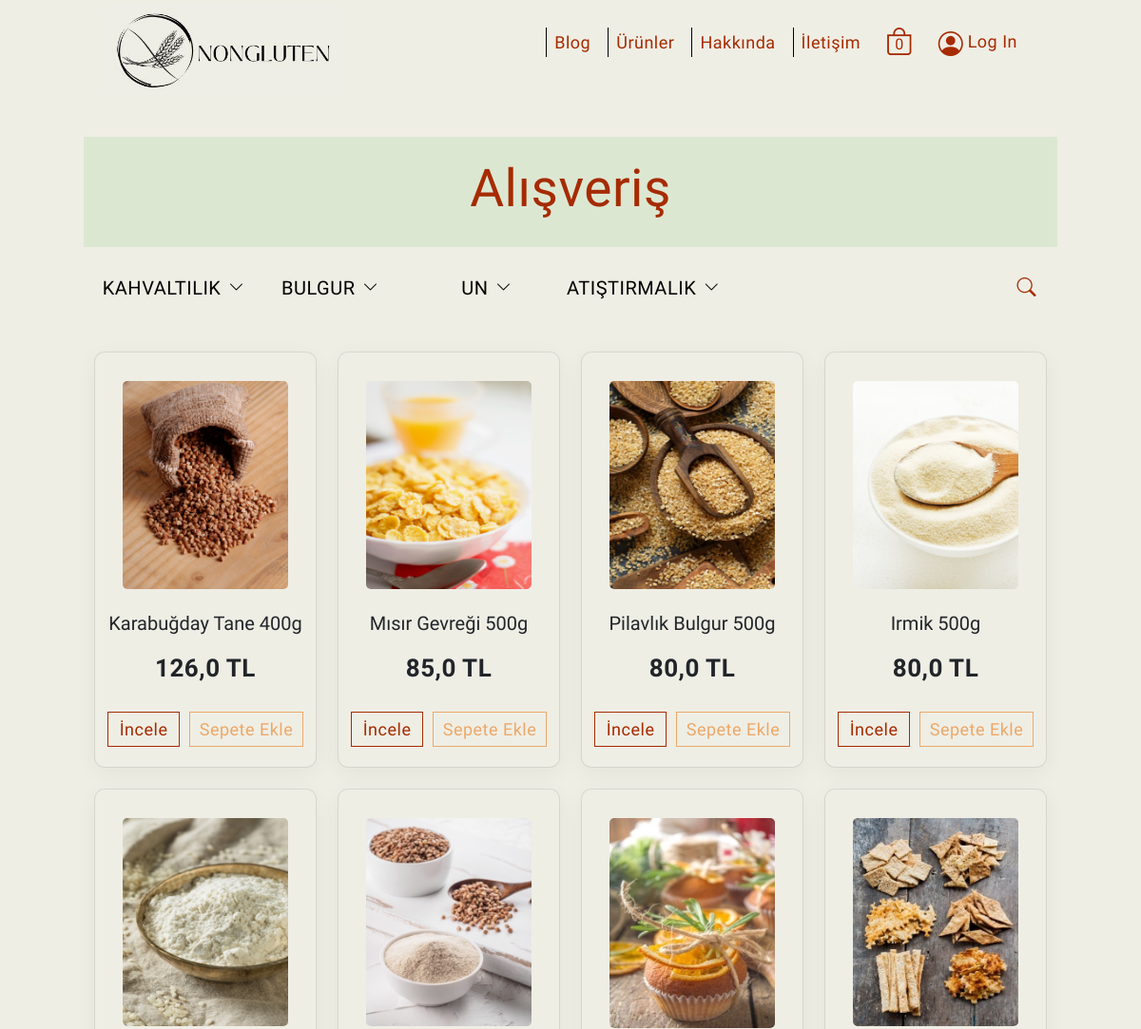
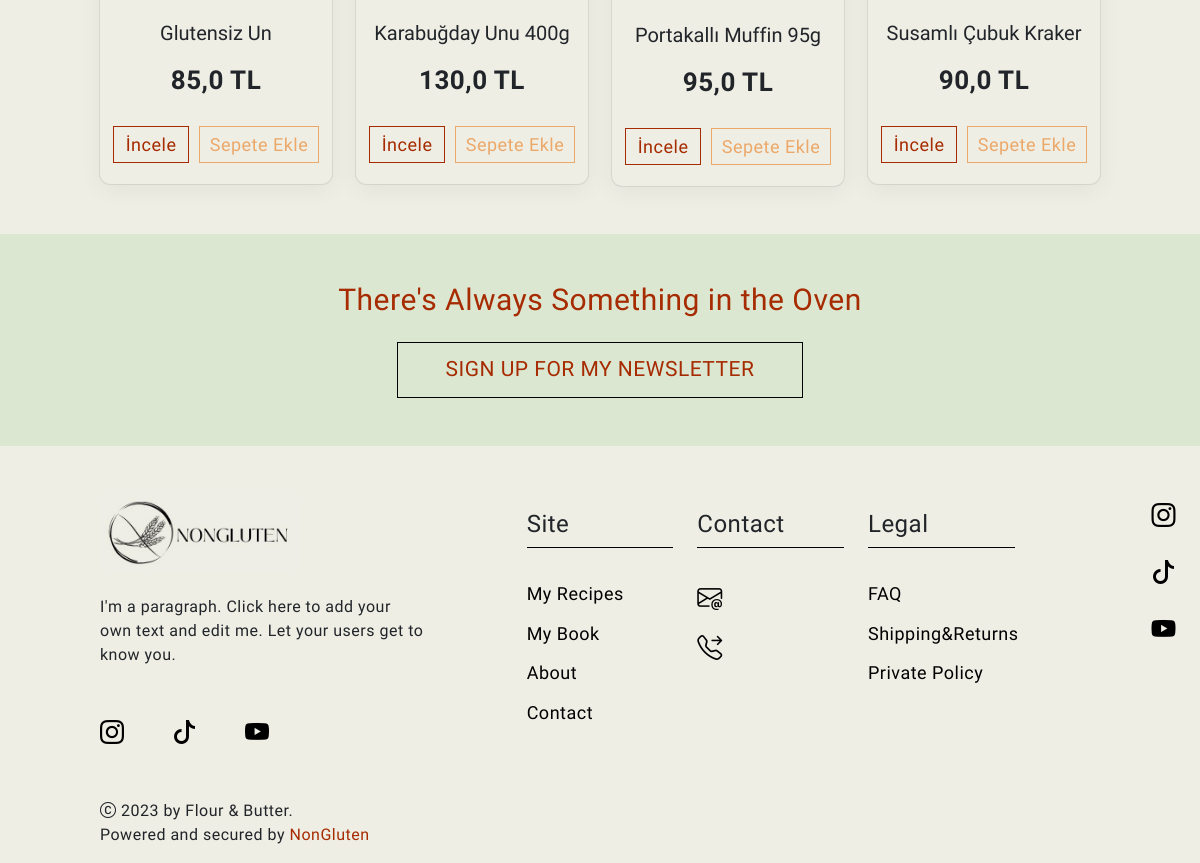
The app's page /urunler/ with its own data (2 pictures, top to bottom).
### nonapp/models.py (models this page shows, shortened)
class Kategori(models.Model):
    isim=models.CharField(max_length=50,verbose_name='Kategori İsmi')
    urun1=models.CharField(max_length=50,verbose_name='Ürün Giriniz',null=False,blank=True)
    urun2=models.CharField(max_length=50,verbose_name='Ürün Giriniz',null=False,blank=True)
    urun3=models.CharField(max_length=50,verbose_name='Ürün Giriniz',null=False,blank=True)
    urun4=models.CharField(max_length=50,verbose_name='Ürün Giriniz',null=False,blank=True)
    urun5=models.CharField(max_length=50,verbose_name='Ürün Giriniz',null=False,blank=True)
    slug=models.SlugField(null=True,blank=True,unique=True,editable=True)

class Urunler(models.Model):
    isim=models.CharField(max_length=50,verbose_name='Ürün İsmi')
    fiyat=models.FloatField(verbose_name='Ürün Fiyatı')
    resim=models.FileField(upload_to='urunler/',verbose_name='Ürün Resmi',null=True,blank=True)
    kategori=models.ForeignKey(Kategori,on_delete=models.CASCADE,null=True)
    slug=models.SlugField(null=False,blank=True,unique=True,editable=True)

### nonapp/views.py (the view, shortened to what this page needs)
# urls.py: path('urunler/',urunler,name='urunler'),
def urunler(request):
    urunler=Urunler.objects.all()
    kategori=Kategori.objects.all()
    search=""
    context={
        'urunler':urunler,
        'kategori':kategori
    }
    return render(request,'urunler.html',context)

### templates/urunler.html (shortened to what this page needs)
{% extends "index.html" %}
{% load static %}
    {% block content %}
    {% include "includes/_kategori.html" %}
    <main class="urunler mb-5">
        <section class="container">
            <div class="row urunler-row row-gap-4">
            {% if messages %}
                {% for message in messages %}
                    <article class="col-12 alert alert-{{message.tags}} fs-2 fw-bold text-center text-danger">
                        {{message}}
                    </article>
                {% endfor %}
            {% else %}
                {% for i in urunler %}
                <article class="col-md-6 col-lg-3 urun-card-width">
                    <div class="urun-card">
                        <div class="urun-card-image">
                            <img src="{{i.resim.url}}" alt="">
                        </div>
                        <div class="urun-card-aciklama text-center mt-4">
                            <h5 class="urun-name">{{i.isim|title}}</h5>
                            <h4 class="urun-fiyat">{{i.fiyat}} TL</h4>
                        </div>
                        <div class="urun-button">
                            <ul class="urun-button-list">
                                <li class="urun-incele">
                                    <a href="{% url 'urunDetay' i.slug %}">İncele</a>
                                </li>
                                <li class="urun-sepet">
                                    <a class="urun-ekle" href="#">Sepete Ekle</a>
                                </li>
                            </ul>
                        </div>
                    </div>
                </article>
                {% endfor %}
            {% endif %}
            </div>
        </section>
    </main>
    {% endblock content %}

### templates/includes/_kategori.html (shortened to what this page needs)
{% load static %}
<section class="shopping">
    <div class="container">
        <div class="row shopping-baslik">
            <h1>Alışveriş</h1>
        </div>
    </div>
    <div class="container shopping-menu">
        <div class="row justify-content-center">
            <div class="col-12">
                <nav class="row shopping-navbar mt-2">
                    <div class="col-lg-8 shopping-menu-dropdowns">
                        {% for i in kategori %}
                        <div class="shopping-menu-dropdown">
                            <a href="{% url 'kategori' i.slug %}" class="dropdown-button text-center">
                                <span>{{i.isim|upper}}</span>
                                <i class="bi bi-chevron-down"></i>
                            </a>
                        </div>
                        {% endfor %}
                    </div>
                    <div class="col-lg-4">
                        <div class="shopping-navbar-search">
                            <div class="shopping-navbar-searchNow">
                                <span class="shopping-searchNow-icon">
                                    <i class="bi bi-search"></i>
                                </span>
                            </div>
                        </div>
                    </div>
                </nav>
            </div>
        </div>
    </div>
</section>

### static/css/style.css (style rules this page uses)
* { margin: 0; padding: 0; box-sizing: border-box; font-family: 'Inconsolata', monospace; letter-spacing: .5px; }
html { scroll-behavior: smooth; }
body { background-color: #EFEEE5; }
.container { width: 100%; padding-left: 100px; padding-right: 100px; max-width: none; }
:root { --text-color: rgb(166, 43, 0); --background-logo: #EFEEE5; --background1: rgb(220, 231, 210); --background2: rgb(181, 199, 165); --navbar-menu: rgb(74, 1, 5); }
.shopping { margin-top: 9rem; margin-bottom: 2rem; }
.shopping-baslik { text-align: center; background-color: var(--background1); padding: 1.3rem 0; }
.shopping-baslik h1 { font-size: 55px; font-weight: 300; color: var(--text-color); }
.shopping-menu-dropdowns { display: flex; }
.shopping-menu-dropdown { position: relative; width: 100%; }
.dropdown-button { display: flex; align-items: center; justify-content: center; height: 100%; column-gap: 8px; text-decoration: none; color: black; }
.dropdown-button span { font-size: 20px; font-weight: 500; }
.dropdown-button i { font-size: 16px; }
.shopping-navbar-search { position: relative; }
.shopping-navbar-searchNow { position: absolute; top: 20px; right: 10px; cursor: pointer; font-size: 20px; color: var(--text-color); }
.urun-card { box-shadow: rgba(0, 0, 0, 0.05) 0px 6px 24px 0px, rgba(0, 0, 0, 0.08) 0px 0px 0px 1px; border-radius: 10px; padding: 30px 0px 5px 0px; }
.urun-card-image { width: 75%; margin: auto; }
.urun-card-image img { width: 100%; border-radius: 5px; }
.urun-name { font-size: 20px; font-weight: 500; letter-spacing: 0; }
.urun-fiyat { font-size: 26px; font-weight: 700; margin-top: 20px; }
.urun-button-list { list-style: none; display: flex; justify-content: center; padding-left: 0; column-gap: 4%; margin-top: 30px; }
.urun-incele a { color: var(--text-color); font-weight: 500; text-decoration: none; font-size: 18px; }
.urun-sepet a { color: #ECA869; font-size: 18px; text-decoration: none; font-weight: 500; }
.urun-incele { border: 1px solid var(--text-color); padding: 4px 12px; }
.urun-sepet { border: 1px solid #ECA869; padding: 4px 10px; }

### records on screen
Kategori: isim "KAHVALTILIK"
Kategori: isim "BULGUR"
Kategori: isim "UN"
Kategori: isim "ATIŞTIRMALIK"
Urunler: resim (picture), isim "Karabuğday Tane 400g", fiyat "126,0"
Urunler: resim (picture), isim "Mısır Gevreği 500g", fiyat "85,0"
Urunler: resim (picture), isim "Pilavlık Bulgur 500g", fiyat "80,0"
Urunler: resim (picture), isim "Irmik 500g", fiyat "80,0"
Urunler: resim (picture), isim "Glutensiz Un", fiyat "85,0"
Urunler: resim (picture), isim "Karabuğday Unu 400g", fiyat "130,0"
Urunler: resim (picture), isim "Portakallı Muffin 95g", fiyat "95,0"
Urunler: resim (picture), isim "Susamlı Çubuk Kraker", fiyat "90,0"
